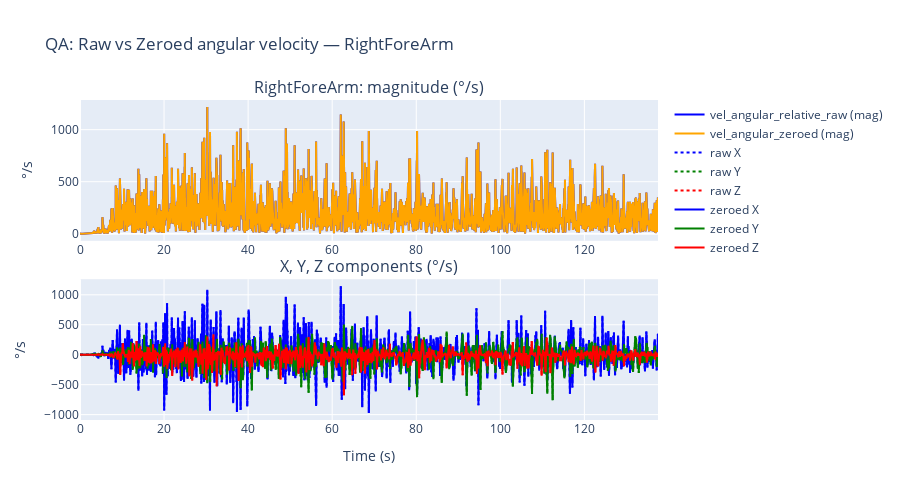

Write notebook code for a chart like this one.
### Markdown cell above
## Visualization: Raw vs Zeroed angular velocity (QA)

Compare `vel_angular_relative_raw` vs `vel_angular_zeroed` for a representative joint (e.g. RightForearm) to see the impact of T-pose calibration.

### Code cell
import plotly.graph_objects as go
from plotly.subplots import make_subplots

# Representative joint: RightForeArm if present, else first available
rep_joint = None
for name in ['RightForeArm', 'LeftForeArm', 'RightArm', 'LeftArm']:
    if name in kinematics_map and f"{name}__vel_angular_relative_raw_x" in df_qa.columns:
        rep_joint = name
        break
if rep_joint is None:
    rep_joint = next((j for j in kinematics_map if f"{j}__vel_angular_relative_raw_x" in df_qa.columns), None)

if rep_joint is None:
    print("No joint with both raw and zeroed angular velocity found; skip plot.")
else:
    t = df_qa['time_s'].values
    raw_x = df_qa[f"{rep_joint}__vel_angular_relative_raw_x"].values
    raw_y = df_qa[f"{rep_joint}__vel_angular_relative_raw_y"].values
    raw_z = df_qa[f"{rep_joint}__vel_angular_relative_raw_z"].values
    raw_mag = np.sqrt(raw_x**2 + raw_y**2 + raw_z**2)
    zero_x = df_qa[f"{rep_joint}__vel_angular_zeroed_x"].values
    zero_y = df_qa[f"{rep_joint}__vel_angular_zeroed_y"].values
    zero_z = df_qa[f"{rep_joint}__vel_angular_zeroed_z"].values
    zero_mag = np.sqrt(zero_x**2 + zero_y**2 + zero_z**2)

    fig = make_subplots(rows=2, cols=1, subplot_titles=(f'{rep_joint}: magnitude (°/s)', 'X, Y, Z components (°/s)'), vertical_spacing=0.12)
    fig.add_trace(go.Scatter(x=t, y=raw_mag, name='vel_angular_relative_raw (mag)', line=dict(color='blue')), row=1, col=1)
    fig.add_trace(go.Scatter(x=t, y=zero_mag, name='vel_angular_zeroed (mag)', line=dict(color='orange')), row=1, col=1)
    fig.add_trace(go.Scatter(x=t, y=raw_x, name='raw X', line=dict(color='blue', dash='dot')), row=2, col=1)
    fig.add_trace(go.Scatter(x=t, y=raw_y, name='raw Y', line=dict(color='green', dash='dot')), row=2, col=1)
    fig.add_trace(go.Scatter(x=t, y=raw_z, name='raw Z', line=dict(color='red', dash='dot')), row=2, col=1)
    fig.add_trace(go.Scatter(x=t, y=zero_x, name='zeroed X', line=dict(color='blue')), row=2, col=1)
    fig.add_trace(go.Scatter(x=t, y=zero_y, name='zeroed Y', line=dict(color='green')), row=2, col=1)
    fig.add_trace(go.Scatter(x=t, y=zero_z, name='zeroed Z', line=dict(color='red')), row=2, col=1)
    fig.update_layout(height=500, title_text=f'QA: Raw vs Zeroed angular velocity — {rep_joint}')
    fig.update_xaxes(title_text='Time (s)', row=2, col=1)
    fig.update_yaxes(title_text='°/s', row=1, col=1)
    fig.update_yaxes(title_text='°/s', row=2, col=1)
    fig.show()

### Figure 1 — Plotly figure (JSON) as saved in the notebook; plotly's stock layout.template omitted (floating-point values rounded to 4 significant figures; data arrays with more than 128 entries replaced by an {"elided": "..."} marker saying what was removed)
{"data": [{"line": {"color": "blue"}, "name": "vel_angular_relative_raw (mag)", "type": "scatter", "x": {"elided": "16503 float values"}, "xaxis": "x", "y": {"elided": "16503 float values"}, "yaxis": "y"}, {"line": {"color": "orange"}, "name": "vel_angular_zeroed (mag)", "type": "scatter", "x": {"elided": "16503 float values"}, "xaxis": "x", "y": {"elided": "16503 float values"}, "yaxis": "y"}, {"line": {"color": "blue", "dash": "dot"}, "name": "raw X", "type": "scatter", "x": {"elided": "16503 float values"}, "xaxis": "x2", "y": {"elided": "16503 float values"}, "yaxis": "y2"}, {"line": {"color": "green", "dash": "dot"}, "name": "raw Y", "type": "scatter", "x": {"elided": "16503 float values"}, "xaxis": "x2", "y": {"elided": "16503 float values"}, "yaxis": "y2"}, {"line": {"color": "red", "dash": "dot"}, "name": "raw Z", "type": "scatter", "x": {"elided": "16503 float values"}, "xaxis": "x2", "y": {"elided": "16503 float values"}, "yaxis": "y2"}, {"line": {"color": "blue"}, "name": "zeroed X", "type": "scatter", "x": {"elided": "16503 float values"}, "xaxis": "x2", "y": {"elided": "16503 float values"}, "yaxis": "y2"}, {"line": {"color": "green"}, "name": "zeroed Y", "type": "scatter", "x": {"elided": "16503 float values"}, "xaxis": "x2", "y": {"elided": "16503 float values"}, "yaxis": "y2"}, {"line": {"color": "red"}, "name": "zeroed Z", "type": "scatter", "x": {"elided": "16503 float values"}, "xaxis": "x2", "y": {"elided": "16503 float values"}, "yaxis": "y2"}], "layout": {"annotations": [{"font": {"size": 16}, "showarrow": false, "text": "RightForeArm: magnitude (°/s)", "x": 0.5, "xanchor": "center", "xref": "paper", "y": 1, "yanchor": "bottom", "yref": "paper"}, {"font": {"size": 16}, "showarrow": false, "text": "X, Y, Z components (°/s)", "x": 0.5, "xanchor": "center", "xref": "paper", "y": 0.44, "yanchor": "bottom", "yref": "paper"}], "height": 500, "title": {"text": "QA: Raw vs Zeroed angular velocity — RightForeArm"}, "xaxis": {"anchor": "y", "domain": [0, 1]}, "xaxis2": {"anchor": "y2", "domain": [0, 1], "title": {"text": "Time (s)"}}, "yaxis": {"anchor": "x", "domain": [0.56, 1], "title": {"text": "°/s"}}, "yaxis2": {"anchor": "x2", "domain": [0, 0.44], "title": {"text": "°/s"}}}}
